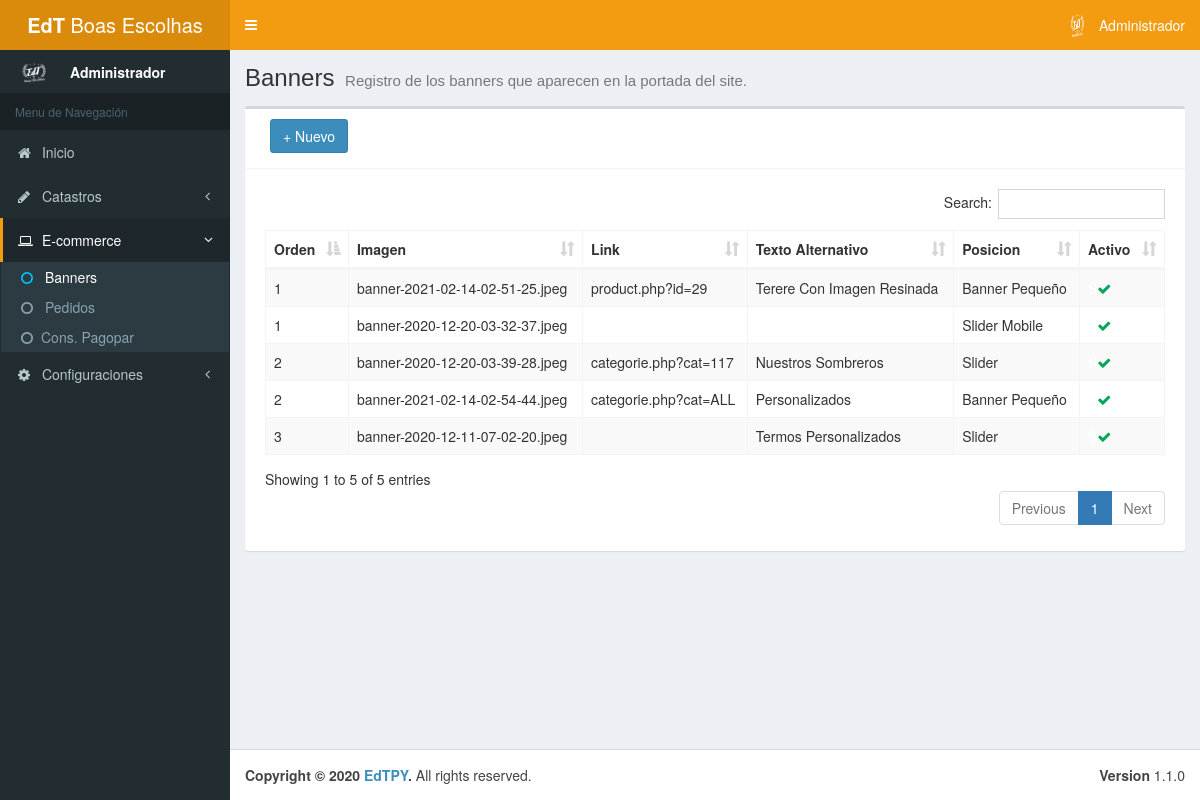
Screenshot of /admin/banner.php (signed in) with the database file from the repository.
### tables this page shows
CREATE TABLE IF NOT EXISTS `tb_banner` (
  `id` int(11) NOT NULL AUTO_INCREMENT,
  `img` varchar(100) NOT NULL,
  `text_alt` varchar(100) DEFAULT NULL,
  `url` varchar(100) DEFAULT NULL,
  `orden` int(11) NOT NULL,
  `posicion` tinyint(1) NOT NULL,
  `activo` tinyint(1) NOT NULL,
  PRIMARY KEY (`id`)
);

### admin/mods/server/banner.php (called while the page is built, shortened)
<?php
	function getAllBanners () {
		$connection = conn();
		$sql = "SELECT tb_banner.* FROM tb_banner ORDER BY tb_banner.posicion, tb_banner.orden";
		$query = $connection->prepare($sql);
		$query->execute();
		if ($query->rowCount() > 0) {
			$result= $query->fetchAll();
		} else {
			$result = null;
		}
		return $result;
	}
?>

### admin/mods/objs/banner.php (called while the page is built, shortened)
<?php
	include_once "mods/server/banner.php";
	$banners = getAllBanners();
?>

### admin/banner.php (the view, shortened to what this page needs)
<!DOCTYPE html>
<html>
<head>
	<?php include 'includes/head.php'; ?>
</head>
<body class="hold-transition skin-yellow sidebar-mini">
	<div class="wrapper">
		<?php include 'includes/header.php'; ?>
		<?php include 'includes/aside.php'; ?>
        <?php include_once "mods/objs/banner.php";?>
		<div class="content-wrapper">
			<section class="content-header">
				<h1>
					Banners
					<small>Registro de los banners que aparecen en la portada del site.</small>
				</h1>
			</section>
			<section class="content">
            	<div class="box">
					<div class="box-header with-border">
						<div class="col-md-3 pull-left">
							<button id="btnAdd" type="button" class="btn btn-primary" data-toggle="modal" data-target="#AddModal" style="margin-bottom: 5px;">+ Nuevo</button>
						</div>
					</div>
					<div class="box-body">
						<div class="box-body table-responsive">
							<table class="table table-striped table-bordered display nowra" id="tabladatos">
							<thead>
								<tr>
									<th>Orden</th>
									<th>Imagen</th>
									<th>Link</th>
									<th>Texto Alternativo</th>
									<th>Posicion</th>
									<th>Activo</th>
								</tr>
							</thead>
							<tbody>
								<?php
									if ($banners != null) {
										foreach ($banners as $row) {
								?>
								<tr data-toggle="modal" data-target="#AltModal" data-codigo="<?php echo $row['id'];?>" data-orden="<?php echo $row['orden'];?>" data-url="<?php echo $row['url'];?>" data-img="<?php echo $row['img'];?>" data-alternativo="<?php echo $row['text_alt'];?>" data-posicion="<?php echo $row['posicion'];?>" data-activo="<?php echo $row['activo'];?>">
									<td><?php echo $row['orden'];?></td>
									<td><?php echo $row['img'];?></td>
									<td><?php echo $row['url'];?></td>
									<td><?php echo $row['text_alt'];?></td>
									<td>
									<?php
										if ($row['posicion'] == 0) {
											echo "Slider";
										} else if ($row['posicion'] == 2) {
											echo "Slider Mobile";
										} else {
											echo "Banner Pequeño";
										}
									?>
									</td>
									<td>
									<?php
										if ($row['activo'] == 1) {
											echo '<span style="color: white">S</span><i class="fa fa-check text-success"></i>';
										} else {
											echo '<span style="color: white">N</span><i class="fa fa-close text-danger"></i>';
										}
									?>
									</td>
								</tr>
								<?php }}?>
							</tbody>
							</table>
						</div>
					</div>
				</div>
            </section>
		</div>
		<?php include "includes/footer.php"; ?>
	</div>
</body>
</html>

### admin/css/estilos.css (style rules this page uses)
.text-success { color: #00a65a; }

### rows the page displays
tb_banner: orden "2", img "banner-2020-12-20-03-39-28.jpeg", url "categorie.php?cat=117", text_alt "Nuestros Sombreros", posicion "Slider", activo 1 (drawn)
tb_banner: orden "3", img "banner-2020-12-11-07-02-20.jpeg", text_alt "Termos Personalizados", posicion "Slider", activo 1 (drawn)
tb_banner: orden "1", img "banner-2021-02-14-02-51-25.jpeg", url "product.php?id=29", text_alt "Terere Con Imagen Resinada", posicion "Banner Pequeño", activo 1 (drawn)
tb_banner: orden "2", img "banner-2021-02-14-02-54-44.jpeg", url "categorie.php?cat=ALL", text_alt "Personalizados", posicion "Banner Pequeño", activo 1 (drawn)
tb_banner: orden "1", img "banner-2020-12-20-03-32-37.jpeg", posicion "Slider Mobile", activo 1 (drawn)

### other values shown
$_SESSION['empresa-menu'] "EdT Boas Escolhas"
$_SESSION['nome_usuario'] "Administrador"
$_SESSION['empresa'] "EdTPY"
